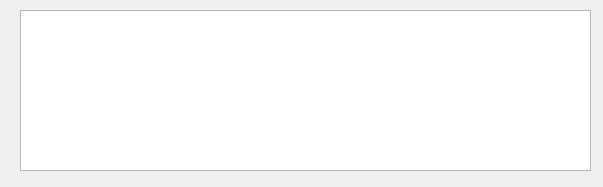
<?xml version="1.0" encoding="UTF-8"?>
<ui version="4.0">
 <class>InfoDlg</class>
 <widget class="QDialog" name="InfoDlg">
  <property name="geometry">
   <rect>
    <x>0</x>
    <y>0</y>
    <width>603</width>
    <height>187</height>
   </rect>
  </property>
  <property name="windowTitle">
   <string>Status obliczeń</string>
  </property>
  <property name="toolTip">
   <string/>
  </property>
  <widget class="QTextEdit" name="info_ted">
   <property name="geometry">
    <rect>
     <x>20</x>
     <y>10</y>
     <width>571</width>
     <height>161</height>
    </rect>
   </property>
   <property name="readOnly">
    <bool>true</bool>
   </property>
  </widget>
 </widget>
 <resources/>
 <connections/>
</ui>
